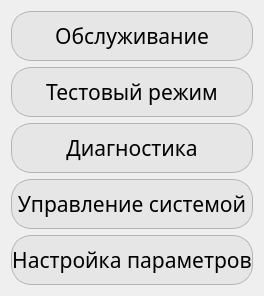
                    <widget class="QWidget" name="service_menu_page">
                     <layout class="QVBoxLayout" name="verticalLayout_7">
                      <item>
                       <widget class="QPushButton" name="maintenance_btn">
                        <property name="minimumSize">
                         <size>
                          <width>0</width>
                          <height>50</height>
                         </size>
                        </property>
                        <property name="maximumSize">
                         <size>
                          <width>16777215</width>
                          <height>50</height>
                         </size>
                        </property>
                        <property name="font">
                         <font>
                          <family>Rubik</family>
                          <pointsize>16</pointsize>
                         </font>
                        </property>
                        <property name="cursor">
                         <cursorShape>PointingHandCursor</cursorShape>
                        </property>
                        <property name="styleSheet">
                         <string notr="true">QPushButton{
color: rgb(0, 0, 0);
background-color: rgb(230,230,230);
border-radius: 20px;
border: 1px solid #B3B3B3;
}

QPushButton:checked{
background-color: rgb(172, 172, 172);
}</string>
                        </property>
                        <property name="text">
                         <string>Обслуживание</string>
                        </property>
                        <property name="checkable">
                         <bool>true</bool>
                        </property>
                       </widget>
                      </item>
                      <item>
                       <widget class="QPushButton" name="test_mode_btn">
                        <property name="minimumSize">
                         <size>
                          <width>0</width>
                          <height>50</height>
                         </size>
                        </property>
                        <property name="maximumSize">
                         <size>
                          <width>16777215</width>
                          <height>50</height>
                         </size>
                        </property>
                        <property name="font">
                         <font>
                          <family>Rubik</family>
                          <pointsize>16</pointsize>
                         </font>
                        </property>
                        <property name="styleSheet">
                         <string notr="true">QPushButton{
color: rgb(0, 0, 0);
background-color: rgb(230,230,230);
border-radius: 20px;
border: 1px solid #B3B3B3;
}

QPushButton:checked{
background-color: rgb(172, 172, 172);
}</string>
                        </property>
                        <property name="text">
                         <string>Тестовый режим</string>
                        </property>
                        <property name="checkable">
                         <bool>true</bool>
                        </property>
                       </widget>
                      </item>
                      <item>
                       <widget class="QPushButton" name="diagnostics_btn">
                        <property name="minimumSize">
                         <size>
                          <width>0</width>
                          <height>50</height>
                         </size>
                        </property>
                        <property name="maximumSize">
                         <size>
                          <width>16777215</width>
                          <height>50</height>
                         </size>
                        </property>
                        <property name="font">
                         <font>
                          <family>Rubik</family>
                          <pointsize>16</pointsize>
                         </font>
                        </property>
                        <property name="styleSheet">
                         <string notr="true">QPushButton{
color: rgb(0, 0, 0);
background-color: rgb(230,230,230);
border-radius: 20px;
border: 1px solid #B3B3B3;
}

QPushButton:checked{
background-color: rgb(172, 172, 172);
}</string>
                        </property>
                        <property name="text">
                         <string>Диагностика</string>
                        </property>
                        <property name="checkable">
                         <bool>true</bool>
                        </property>
                       </widget>
                      </item>
                      <item>
                       <widget class="QPushButton" name="system_control_btn">
                        <property name="minimumSize">
                         <size>
                          <width>0</width>
                          <height>50</height>
                         </size>
                        </property>
                        <property name="maximumSize">
                         <size>
                          <width>16777215</width>
                          <height>50</height>
                         </size>
                        </property>
                        <property name="font">
                         <font>
                          <family>Rubik</family>
                          <pointsize>16</pointsize>
                         </font>
                        </property>
                        <property name="styleSheet">
                         <string notr="true">QPushButton{
color: rgb(0, 0, 0);
background-color: rgb(230,230,230);
border-radius: 20px;
border: 1px solid #B3B3B3;
}

QPushButton:checked{
background-color: rgb(172, 172, 172);
}</string>
                        </property>
                        <property name="text">
                         <string>Управление системой</string>
                        </property>
                        <property name="checkable">
                         <bool>true</bool>
                        </property>
                        <property name="checked">
                         <bool>false</bool>
                        </property>
                       </widget>
                      </item>
                      <item>
                       <widget class="QPushButton" name="parameter_settings_btn">
                        <property name="sizePolicy">
                         <sizepolicy hsizetype="Minimum" vsizetype="Fixed">
                          <horstretch>0</horstretch>
                          <verstretch>0</verstretch>
                         </sizepolicy>
                        </property>
                        <property name="minimumSize">
                         <size>
                          <width>0</width>
                          <height>50</height>
                         </size>
                        </property>
                        <property name="maximumSize">
                         <size>
                          <width>16777215</width>
                          <height>50</height>
                         </size>
                        </property>
                        <property name="font">
                         <font>
                          <family>Rubik</family>
                          <pointsize>16</pointsize>
                         </font>
                        </property>
                        <property name="styleSheet">
                         <string notr="true">QPushButton{
color: rgb(0, 0, 0);
background-color: rgb(230,230,230);
border-radius: 20px;
border: 1px solid #B3B3B3;
}

QPushButton:checked{
background-color: rgb(172, 172, 172);
}</string>
                        </property>
                        <property name="text">
                         <string>Настройка параметров</string>
                        </property>
                        <property name="checkable">
                         <bool>true</bool>
                        </property>
                        <property name="checked">
                         <bool>false</bool>
                        </property>
                       </widget>
                      </item>
                     </layout>
                    </widget>
